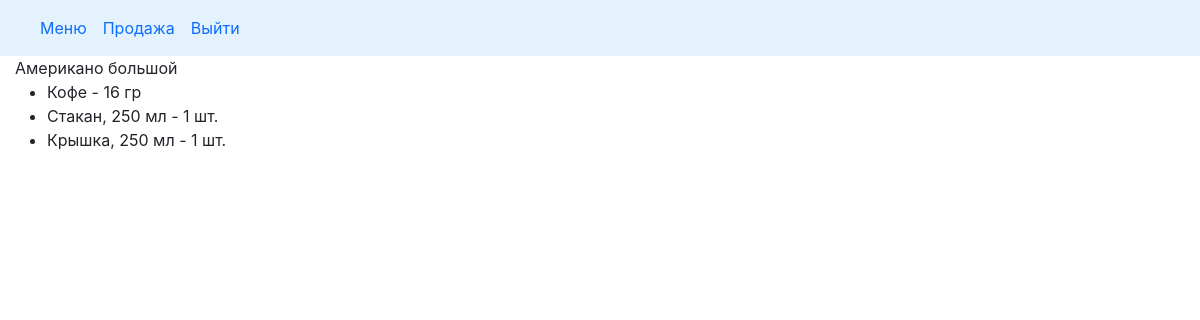
The app's page /cafecrm/amerikano-bolshoj with its own data.
### cafecrm/models.py (models this page shows, shortened)
class Drink(models.Model):
    DRINK = 'drink'
    SNACK = 'snack'
    MENU_TYPE = ((DRINK, 'напиток'), (SNACK, 'штучный товар'))
    drink_name = models.CharField(max_length=50, verbose_name='Название')
    slug = models.SlugField(unique='drink_name', blank=True)
    menu_type = models.CharField(max_length=20, choices=MENU_TYPE, verbose_name='Категория')
    class Meta:
        ordering = ('drink_name',)
        verbose_name = 'Drink'
        verbose_name_plural = 'Drinks'

class DrinkItem(models.Model):
    drink = models.ForeignKey(Drink, related_name='items', on_delete=models.CASCADE, verbose_name='Название')
    product = models.ForeignKey(Products, related_name='drink_items', on_delete=models.PROTECT, verbose_name='Продукт')
    quantity = models.PositiveIntegerField(default=0, verbose_name='Количество')

class Products(models.Model):
    PRODUCT = 'product'
    SNACK = 'snack'
    TARE = 'tare'
    PRODUCT_TYPE = ((PRODUCT, 'продукт'), (SNACK, 'штучный товар'), (TARE, 'тара'))
    PC = 'шт.'
    ML = 'мл'
    GR = 'гр'
    UNITS = ((PC, 'шт.'), (ML, 'мл'), (GR, 'гр'))
    product_name = models.CharField(max_length=250, verbose_name='Наименование')
    unit = models.CharField(max_length=20, choices=UNITS, verbose_name='Единица измерения')
    product_type = models.CharField(max_length=20, choices=PRODUCT_TYPE, verbose_name='Категория')
    slug = models.SlugField(max_length=200, db_index=True, unique='product_name')
    price = models.DecimalField(max_digits=10, decimal_places=2, default=0.00, verbose_name='Цена')
    stock = models.PositiveIntegerField(default=0, verbose_name='Остаток')
    min_stock = models.PositiveSmallIntegerField(default=0, verbose_name='Минимальный остаток')
    description = models.TextField(blank=True, verbose_name='Описание')
    need_to_order = property(
        lambda self: (self.min_stock - self.stock if self.stock < self.min_stock else 0)
        )
    class Meta:
        verbose_name = 'Product'
        verbose_name_plural = 'Products'
        ordering = ['product_type', 'product_name']
        index_together = (('id', 'slug'),)
    def __str__(self):
        return '{}'.format(self.product_name)

### cafecrm/views.py (the view)
# urls.py: path('cafecrm/<slug:slug>', views.drink_detail, name='drink_detail'),
def drink_detail(request, slug):
    drink = get_object_or_404(Drink,
                              slug=slug
                              )
    drink_items = DrinkItem.objects.filter(drink_id=drink.pk)
    context = {
        'drink_items': drink_items,
        'drink': drink
    }
    return render(request,
                  'cafecrm/drink_detail.html', context)

### doc_temp/context_processors.py (called while the page is built)
def doc(request):
    return {'doc_temp': Doctemp(request)}

### templates/cafecrm/drink_detail.html (shortened to what this page needs)
{% extends "cafecrm/base.html" %}
{% load static %}
{% block content %}
    <div class="product-detail">
        {{ drink.drink_name }}
        <ul>
            {% for item in drink_items %}
                <li>
                    {{ item.product }} - {{ item.quantity }} {{ item.product.unit }}
                </li>
            {% endfor %}
        </ul>
        </div>
{% endblock %}

### cafecrm/static/cafecrm/css/style.css (style rules this page uses)
html,body { margin: 0; padding: 0; height: 100%; }

### records on screen
Drink: drink_name "Американо большой"
DrinkItem: product "Кофе", quantity "16", product.unit "гр"
DrinkItem: product "Стакан, 250 мл", quantity "1", product.unit "шт."
DrinkItem: product "Крышка, 250 мл", quantity "1", product.unit "шт."
